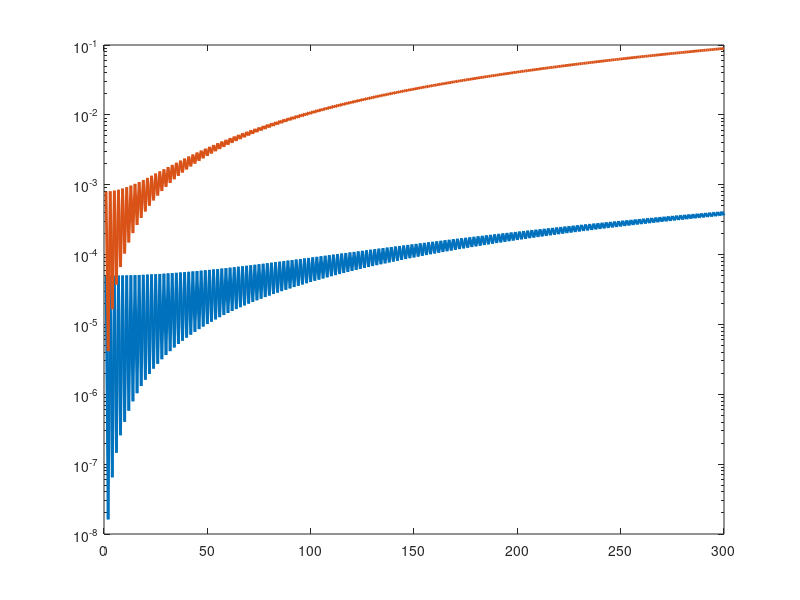

The MATLAB script that drew this image: (Note: this script raises an error after producing the figure.)
clear
clc

s0=0;
s1=-1;

X=[0 1; 1 0];
Y=[0 -1i ; 1i 0];
Z=[1 0 ; 0 -1];
Ze=[s0 0 ; 0 s1];
Rx=@ (err) expm(-1i*(pi+err)/2*X);
Ry=@ (err) expm(-1i*(pi+err)/2*Y);

%Average the fidelity over arbitrary initial states to find the gate fid of
%the pi-pulse

ket0 = [1;0];
ket1 = [0;1];
ket2 = 1/sqrt(2)*[1;1];
ket3 = 1/sqrt(2)*[1;-1];
ket4 = 1/sqrt(2)*[1;1i];
ket5 = 1/sqrt(2)*[1;-1i];

kets = {ket0,ket1,ket2,ket3,ket4,ket5};

for jj=1:length(kets)
   
    rho0s{jj}=kets{jj}*kets{jj}';
    
end


%% Systematic pulse error

c = 2*pi*1e-3;

B0        = 403;
B0        = B0*1e-4;   
t         = 3; %\mu s
gamma_e   = 1.760859*10^11 ;  %rad/T*s

we = gamma_e * B0 ;               % Larmor freq of electron
we = we*1e-6;                       %  MHz
we = we*1e3;                        % in KHz
we = we/(2*pi);                     

we       = c*we;
iter_Max = 300;

pulse_error1 = 2/100;
pulse_error2 = 8/100;

Hfree = we*Ze;
Uf    = @(t) expm(-1i*t*Hfree); 

UCPMG=@(t,err) Uf(t/4)*Rx(err(1))*Uf(t/2)*Rx(err(2))*Uf(t/4);
UXY2=@(t,err)  Uf(t/4)*Rx(err(1))*Uf(t/2)*Ry(err(2))*Uf(t/4);

for N=1:iter_Max
    
    Uideal_CPMG = UCPMG(t,[0,0])^N;
    Uideal_XY2  = UXY2(t,[0,0])^N;
    
    Uer_CPMG    = UCPMG(t,[pulse_error1,pulse_error1])^N;
    Uer_XY2     = UXY2(t,[pulse_error1,pulse_error1])^N;
    Uer_XY2_V2  = UXY2(t,[pulse_error2,pulse_error2])^N;
    
    for ll=1:length(rho0s)
       
        r0 = rho0s{ll};
        
        rj_CPMG    = Uer_CPMG*r0*Uer_CPMG';
        rj_XY2     = Uer_XY2*r0*Uer_XY2';
        rj_XY2_V2  = Uer_XY2_V2*r0*Uer_XY2_V2';
        
        fCPMG(ll)   = real(trace(Uideal_CPMG*r0*Uideal_CPMG'*rj_CPMG));
        fXY2(ll)    = real(trace(Uideal_XY2*r0*Uideal_XY2'*rj_XY2));
        fXY2_V2(ll) = real(trace(Uideal_XY2*r0*Uideal_XY2'*rj_XY2_V2));
    end
    
    FidCPMG(N)    = sum(fCPMG)/6;
    FidXY2(N)     = sum(fXY2)/6;
    FidXY2_V2(N)  = sum(fXY2_V2)/6;
    
end
close all

h=semilogy(1:iter_Max,[1-FidXY2;1-FidXY2_V2],'linewidth',2)
h(1).Marker='o';
%ylim([0.95,1])

legend('XY2 $\epsilon=2\%$','XY2 $\epsilon=8\%$',...
       'location','best','color','none',...
       'edgecolor','none','interpreter','latex')
xlabel('$N$','interpreter','latex')
ylabel('$1-F$','interpreter','latex')

set(gca,'fontsize',24,'fontname','Microsoft Sans Serif')

set(gcf,'color','w')

set(gca, 'Box', 'on', 'TickDir', 'out', 'TickLength', [.003 .003], ...
    'XMinorTick', 'off', 'YMinorTick', 'on', 'YGrid', 'on', ...
    'XColor', [.3 .3 .3], 'YColor', [.3 .3 .3],  ...
    'LineWidth', 0.5)



%% Random pulse errors
clear
clc
reps = 1000;

Nmax  = 300;
t     = 3;
sigma = 0.01;

parfor jj=1:reps
    
    [FidCPMG(jj,:),FidXY2(jj,:)]=random_pi_pulse_errors(t,Nmax,sigma);
    
end

for N=1:Nmax
    
   meanF_CPMG(N)  = mean(FidCPMG(:,N));
   miner_CPMG(N)  = meanF_CPMG(N)-min(FidCPMG(:,N));
   maxer_CPMG(N)  = max(FidCPMG(:,N))-meanF_CPMG(N);
   
   meanF_XY2(N)  = mean(FidXY2(:,N));
   miner_XY2(N)  = meanF_XY2(N)-min(FidXY2(:,N));
   maxer_XY2(N)  = max(FidXY2(:,N))-meanF_XY2(N);
   
end

%% Plot as 2 subplots
close all

color=[24,116,205]/255;

color1 = [0,0,0];
color2 = [0,191,255]/255;%[152,245,255]/255;

subplot(2,1,1)

for jj=1:reps
   
    l=plot(1:Nmax,FidCPMG(jj,:),'color',[color1,0.1]);
    hold on
end

hold on

h=plot(1:Nmax,meanF_CPMG)
h.Marker='o';
h.MarkerFaceColor = color;
h.MarkerEdgeColor = color;
h.MarkerSize = 6;
h.LineWidth=2;
h.Color=color1;

xlabel('$N$','interpreter','latex')
ylabel('$\bar{F}$','interpreter','latex')
set(gca,'fontsize',24,'fontname','Microsoft Sans Serif')
title('CPMG')

set(gcf,'color','w')
xlim([1,Nmax])

set(gca, 'Box', 'on', 'TickDir', 'out', 'TickLength', [.003 .003], ...
    'XMinorTick', 'off', 'YMinorTick', 'on', 'YGrid', 'on', ...
    'XColor', [.3 .3 .3], 'YColor', [.3 .3 .3],  ...
    'LineWidth', 0.5)


subplot(2,1,2)

for jj=1:reps
   
    l=plot(1:Nmax,FidXY2(jj,:),'color',[color1,0.1]);
    hold on
end
h=plot(1:Nmax,meanF_XY2)
h.Marker='o';
h.MarkerFaceColor = color;
h.MarkerEdgeColor = color;
h.MarkerSize = 6;
h.Color=color2;
h.LineWidth=2;

title('XY2')
xlabel('$N$','interpreter','latex')
ylabel('$\bar{F}$','interpreter','latex')
set(gca,'fontsize',24,'fontname','Microsoft Sans Serif')

set(gcf,'color','w')
xlim([1,Nmax])

set(gca, 'Box', 'on', 'TickDir', 'out', 'TickLength', [.003 .003], ...
    'XMinorTick', 'off', 'YMinorTick', 'on', 'YGrid', 'on', ...
    'XColor', [.3 .3 .3], 'YColor', [.3 .3 .3],  ...
    'LineWidth', 0.5)





%% Plot with errorbars
close all



color1 = [0,0,0];
color2 = [0,191,255]/255;%[152,245,255]/255;

h=plot(1:Nmax,[meanF_CPMG;meanF_XY2])
h(1).Marker='s';
h(1).MarkerFaceColor = color1;
h(1).MarkerSize = 10;
h(2).Marker='o';
h(2).MarkerSize = 10;
h(2).MarkerFaceColor = color2;
h(1).LineWidth=2.5;
h(2).LineWidth=1.5;
h(1).Color=color1;
h(2).Color=color2;

hold on

for jj=1:reps
   
    l=plot(1:Nmax,FidCPMG(jj,:),'color',[color1,0.1]);
    
end

% hold on
% er1=errorbar(1:Nmax,h(1).YData,miner_CPMG,maxer_CPMG)
% er1.LineWidth=2.5;
% er1.Color=color1;
% er1.CapSize=8;
% 
% hold on
% er2=errorbar(1:Nmax,h(2).YData,miner_XY2,maxer_XY2)
% er2.LineWidth=1.5;
% er2.Color=color2;
% er2.CapSize=8;


xlabel('$N$','interpreter','latex')
ylabel('$F_{av}$','interpreter','latex')
legend('CPMG','XY2','location','best','color','none','edgecolor','none')
set(gca,'fontsize',24,'fontname','Microsoft Sans Serif')

set(gcf,'color','w')
xlim([1,Nmax])

set(gca, 'Box', 'on', 'TickDir', 'out', 'TickLength', [.003 .003], ...
    'XMinorTick', 'off', 'YMinorTick', 'on', 'YGrid', 'on', ...
    'XColor', [.3 .3 .3], 'YColor', [.3 .3 .3],  ...
    'LineWidth', 0.5)


